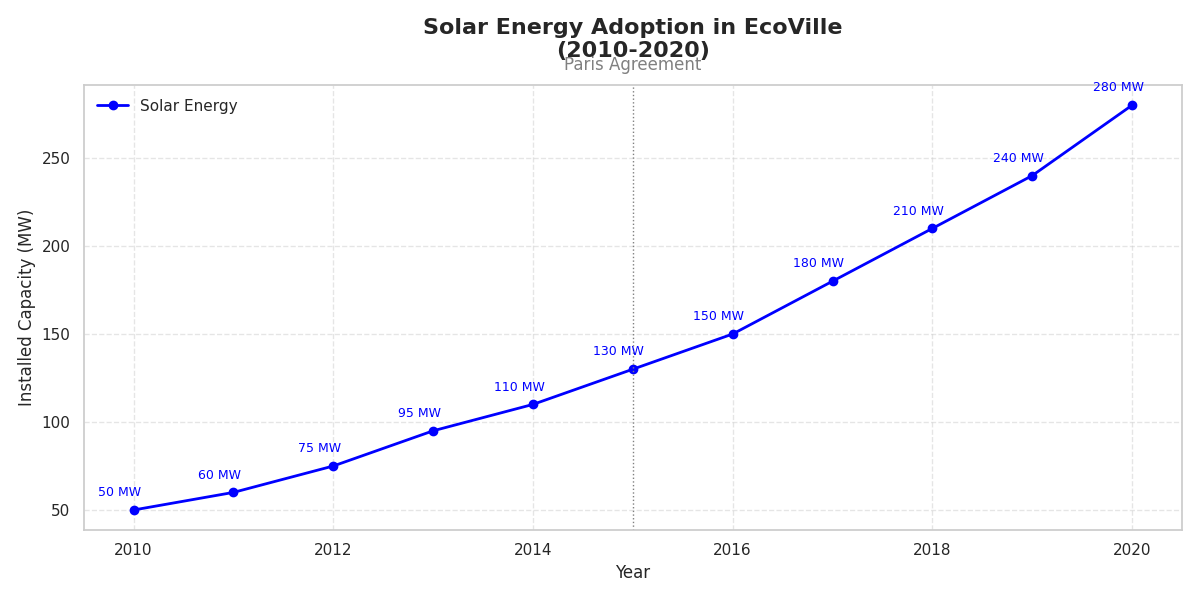

Write the Python code that produced this figure.
import matplotlib.pyplot as plt
import numpy as np

# Data for Renewable Energy Adoption in EcoVille
years = np.arange(2010, 2021)
solar_capacity = np.array([50, 60, 75, 95, 110, 130, 150, 180, 210, 240, 280])

# Create the plot
plt.figure(figsize=(12, 6))

# Plotting the Solar Energy data
plt.plot(years, solar_capacity, marker='o', linestyle='-', color='blue', label='Solar Energy', linewidth=2)

# Annotate each data point for Solar Energy
for i, (x, y) in enumerate(zip(years, solar_capacity)):
    plt.annotate(f'{y} MW', (x, y), textcoords="offset points", xytext=(-10, 10), ha='center', fontsize=9, color='blue')

# Title and labels
plt.title('Solar Energy Adoption in EcoVille\n(2010-2020)', fontsize=16, fontweight='bold', pad=20)
plt.xlabel('Year', fontsize=12)
plt.ylabel('Installed Capacity (MW)', fontsize=12)

# Legend and grid
plt.legend(loc='upper left', frameon=False)
plt.grid(True, linestyle='--', alpha=0.5)

# Adding a milestone marker
plt.axvline(x=2015, color='gray', linestyle=':', linewidth=1)
plt.text(2015, max(solar_capacity) + 20, 'Paris Agreement', ha='center', color='gray')

# Ensure layout is tidy and avoid overlap
plt.tight_layout()

# Show the plot
plt.show()
